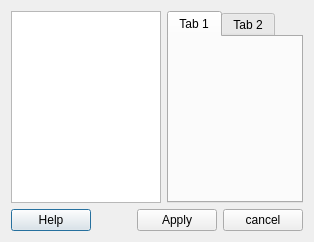
<?xml version="1.0" encoding="UTF-8"?>
<ui version="4.0">
 <class>ChartPropertiesDialogForm</class>
 <widget class="QDialog" name="ChartPropertiesDialogForm">
  <property name="geometry">
   <rect>
    <x>0</x>
    <y>0</y>
    <width>640</width>
    <height>480</height>
   </rect>
  </property>
  <property name="sizePolicy">
   <sizepolicy hsizetype="Ignored" vsizetype="Ignored">
    <horstretch>0</horstretch>
    <verstretch>0</verstretch>
   </sizepolicy>
  </property>
  <property name="minimumSize">
   <size>
    <width>640</width>
    <height>480</height>
   </size>
  </property>
  <property name="maximumSize">
   <size>
    <width>640</width>
    <height>506</height>
   </size>
  </property>
  <property name="windowTitle">
   <string>Chart Style</string>
  </property>
  <layout class="QGridLayout" name="gridLayout">
   <property name="sizeConstraint">
    <enum>QLayout::SetFixedSize</enum>
   </property>
   <item row="0" column="0">
    <layout class="QVBoxLayout" name="verticalLayout">
     <item>
      <layout class="QHBoxLayout" name="horizontalLayout">
       <item>
        <widget class="QListWidget" name="m_componentsListWidget">
         <property name="sizePolicy">
          <sizepolicy hsizetype="Fixed" vsizetype="Expanding">
           <horstretch>0</horstretch>
           <verstretch>0</verstretch>
          </sizepolicy>
         </property>
         <property name="minimumSize">
          <size>
           <width>150</width>
           <height>0</height>
          </size>
         </property>
         <property name="maximumSize">
          <size>
           <width>150</width>
           <height>16777215</height>
          </size>
         </property>
         <property name="palette">
          <palette>
           <active>
            <colorrole role="AlternateBase">
             <brush brushstyle="SolidPattern">
              <color alpha="200">
               <red>184</red>
               <green>184</green>
               <blue>184</blue>
              </color>
             </brush>
            </colorrole>
           </active>
           <inactive>
            <colorrole role="AlternateBase">
             <brush brushstyle="SolidPattern">
              <color alpha="200">
               <red>184</red>
               <green>184</green>
               <blue>184</blue>
              </color>
             </brush>
            </colorrole>
           </inactive>
           <disabled>
            <colorrole role="AlternateBase">
             <brush brushstyle="SolidPattern">
              <color alpha="200">
               <red>184</red>
               <green>184</green>
               <blue>184</blue>
              </color>
             </brush>
            </colorrole>
           </disabled>
          </palette>
         </property>
         <property name="alternatingRowColors">
          <bool>false</bool>
         </property>
        </widget>
       </item>
       <item>
        <widget class="QTabWidget" name="m_tabWidget">
         <property name="currentIndex">
          <number>0</number>
         </property>
         <widget class="QWidget" name="tab">
          <attribute name="title">
           <string>Tab 1</string>
          </attribute>
         </widget>
         <widget class="QWidget" name="tab_2">
          <attribute name="title">
           <string>Tab 2</string>
          </attribute>
         </widget>
        </widget>
       </item>
      </layout>
     </item>
     <item>
      <layout class="QHBoxLayout" name="horizontalLayout_2">
       <item>
        <widget class="QPushButton" name="m_helpButton">
         <property name="text">
          <string>Help</string>
         </property>
        </widget>
       </item>
       <item>
        <spacer name="horizontalSpacer">
         <property name="orientation">
          <enum>Qt::Horizontal</enum>
         </property>
         <property name="sizeHint" stdset="0">
          <size>
           <width>40</width>
           <height>20</height>
          </size>
         </property>
        </spacer>
       </item>
       <item>
        <widget class="QPushButton" name="m_applyPushButton">
         <property name="text">
          <string>Apply</string>
         </property>
        </widget>
       </item>
       <item>
        <widget class="QPushButton" name="m_exitButton">
         <property name="text">
          <string>cancel</string>
         </property>
        </widget>
       </item>
      </layout>
     </item>
    </layout>
   </item>
  </layout>
 </widget>
 <tabstops>
  <tabstop>m_componentsListWidget</tabstop>
  <tabstop>m_tabWidget</tabstop>
  <tabstop>m_applyPushButton</tabstop>
  <tabstop>m_exitButton</tabstop>
  <tabstop>m_helpButton</tabstop>
 </tabstops>
 <resources/>
 <connections>
  <connection>
   <sender>m_exitButton</sender>
   <signal>clicked()</signal>
   <receiver>ChartPropertiesDialogForm</receiver>
   <slot>close()</slot>
   <hints>
    <hint type="sourcelabel">
     <x>630</x>
     <y>596</y>
    </hint>
    <hint type="destinationlabel">
     <x>339</x>
     <y>309</y>
    </hint>
   </hints>
  </connection>
 </connections>
</ui>
